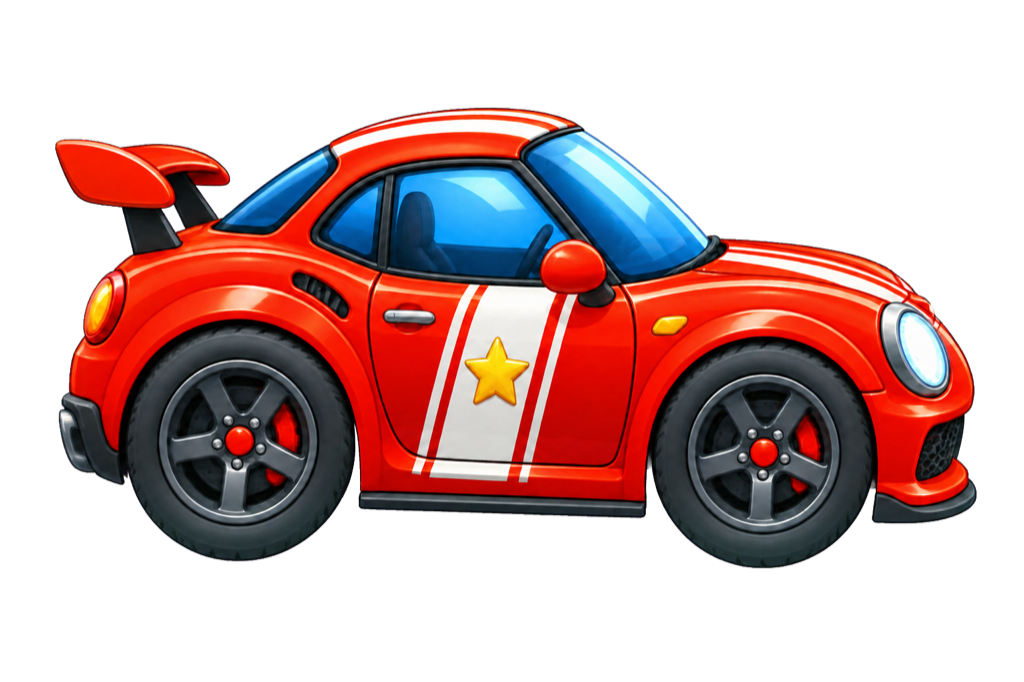
#> input picture asset-backups/cloudbase-images/games/traffic-escape/vehicle-target.png, 1024 x 682 px
$ python create-traffic-vehicle-atlas.py
#> lines starting #> are read from the running program, lines starting #| are printed output that depends on the picture
#> in main, `atlas = Image.new( "RGBA", (TILE_WIDTH * 3, TWO_CELL_HEIGHT + THREE_CE..`: atlas: PIL image 3072x853 RGBA; every value is 0
from pathlib import Path

from PIL import Image


ROOT = Path(__file__).resolve().parents[1]
ASSET_DIR = ROOT / "asset-backups/cloudbase-images/games/traffic-escape"
OUTPUT = ASSET_DIR / "vehicle-atlas.png"
TILE_WIDTH = 1024
TWO_CELL_HEIGHT = 512
THREE_CELL_HEIGHT = 341
PADDING = 20
ROWS = (
    (("vehicle-target.png", "vehicle-compact-van.png", "vehicle-city-taxi.png"), TWO_CELL_HEIGHT),
    (("vehicle-city-bus.png", "vehicle-box-truck.png", "vehicle-stretch-sedan.png"), THREE_CELL_HEIGHT),
)


def trim_transparent_bounds(path: Path) -> Image.Image:
    image = Image.open(path).convert("RGBA")
#> image is the input picture: PIL image 1024x682 RGBA; mean R, G, B, A 60.2, 31, 30.1, 111
    bounds = image.getchannel("A").getbbox()
#> bounds = (54, 106, 977, 569)
    if bounds is None:
        raise ValueError(f"{path} has no visible pixels")
    return image.crop(bounds)
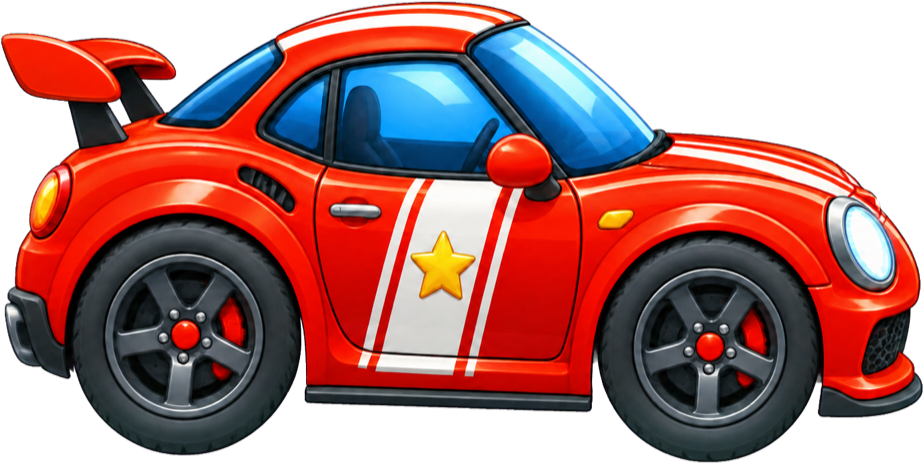
#> returned value: PIL image 923x463 RGBA; mean R, G, B, A 98.4, 50.7, 49.2, 181.5; transparent parts drawn white


def place_vehicle(
    atlas: Image.Image,
    filename: str,
    x: int,
    y: int,
    width: int,
    height: int,
    stretch_to_width: bool = False,
) -> None:
    vehicle = trim_transparent_bounds(ASSET_DIR / filename)
    vehicle.thumbnail((width - PADDING * 2, height - PADDING * 2), Image.Resampling.LANCZOS)
    if stretch_to_width:
        vehicle = vehicle.resize((width - PADDING * 2, vehicle.height), Image.Resampling.LANCZOS)
    left = x + (width - vehicle.width) // 2
#> left = 50
    top = y + (height - vehicle.height) // 2
#> top = 24
    atlas.alpha_composite(vehicle, (left, top))
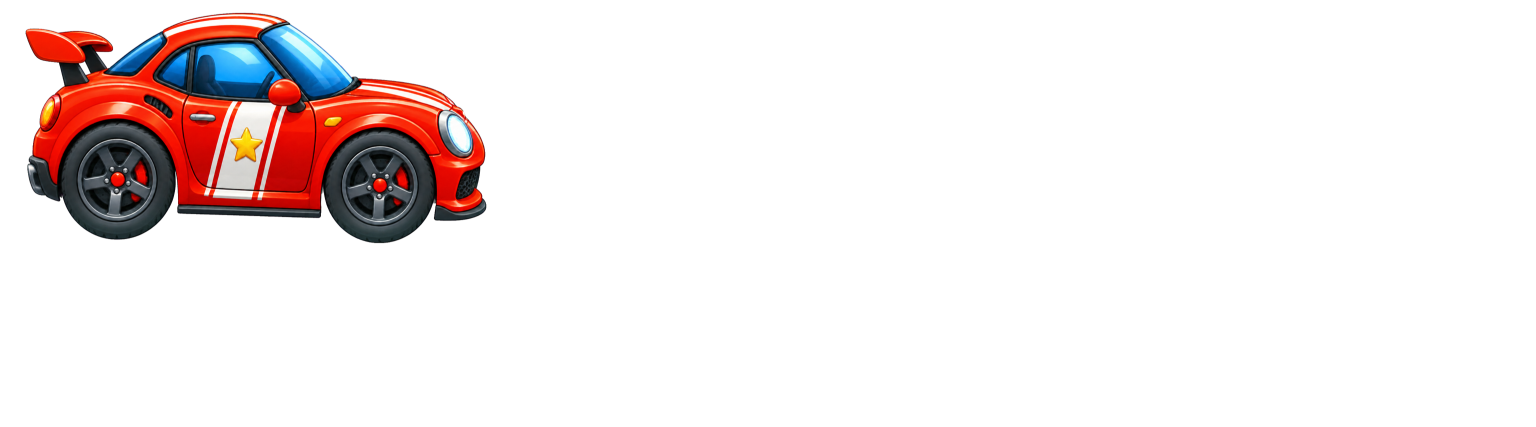
#> atlas: PIL image 3072x853 RGBA (shown at 1/2 size); mean R, G, B, A 16.1, 8.3, 8, 29.6; transparent parts drawn white


def main() -> None:
    atlas = Image.new(
        "RGBA",
        (TILE_WIDTH * 3, TWO_CELL_HEIGHT + THREE_CELL_HEIGHT),
        (0, 0, 0, 0),
    )
    top = 0
    for filenames, height in ROWS:
        for column, filename in enumerate(filenames):
            place_vehicle(
                atlas,
                filename,
                column * TILE_WIDTH,
                top,
                TILE_WIDTH,
                height,
                stretch_to_width=height == THREE_CELL_HEIGHT,
            )
        top += height
#> top = 512
#> pass 2 of the loop in main, `for filenames, height in ROWS:`:
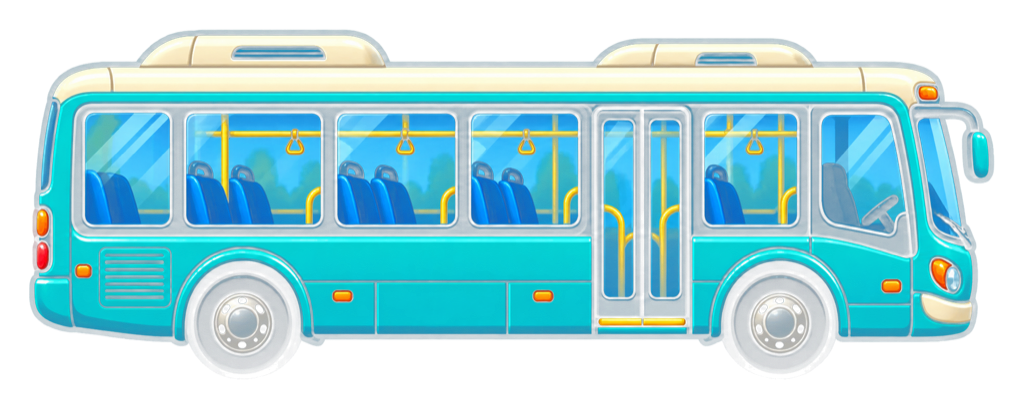
#> input picture asset-backups/cloudbase-images/games/traffic-escape/vehicle-city-bus.png, 1024 x 409 px
#> in trim_transparent_bounds, image is the input picture: PIL image 1024x409 RGBA; mean R, G, B, A 39.6, 100.3, 110.4, 124.7
#> bounds = (29, 28, 995, 380)
#> in place_vehicle (call 4), `vehicle = vehicle.resize((width - PADDING * 2, vehicle.height), Image...`:
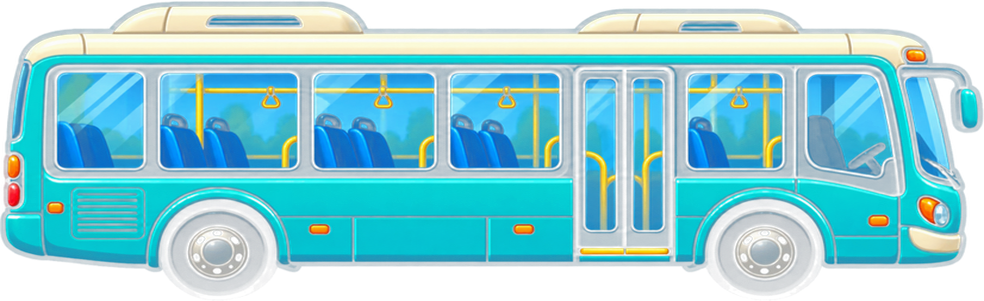
#> vehicle: PIL image 984x301 RGBA; mean R, G, B, A 48.7, 123.2, 135.6, 153.5; transparent parts drawn white
#> in place_vehicle (call 4), `top = y + (height - vehicle.height) // 2`: top = 532
#> in place_vehicle (call 4), `atlas.alpha_composite(vehicle, (left, top))`:
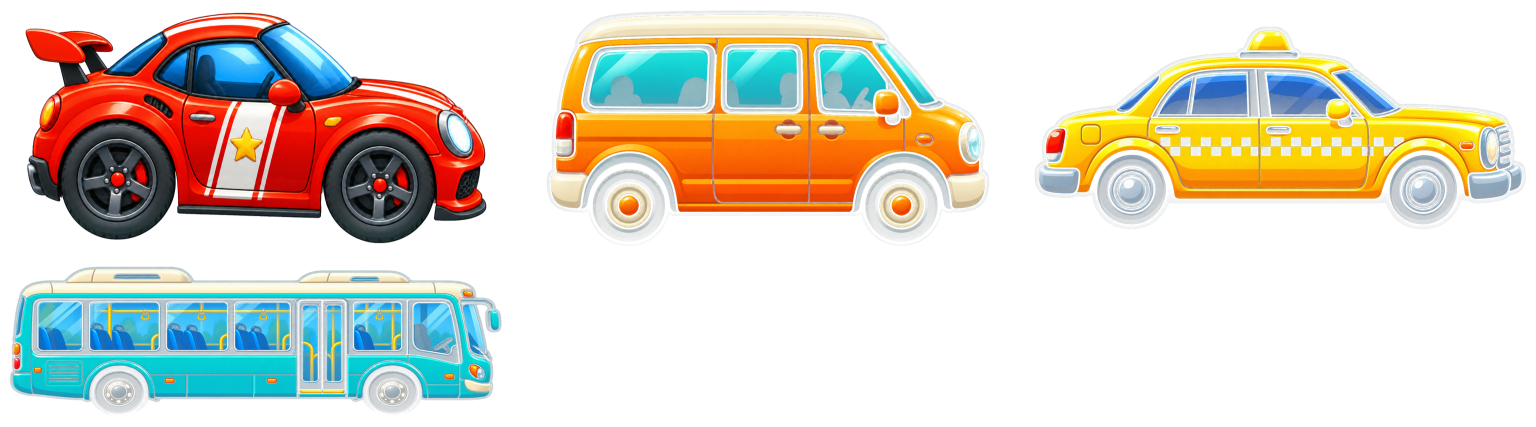
#> atlas: PIL image 3072x853 RGBA (shown at 1/2 size); mean R, G, B, A 53.8, 50.9, 39.4, 85.7; transparent parts drawn white
    atlas.save(OUTPUT, optimize=True)


if __name__ == "__main__":
#> (the run stopped early here; a loop or call above may not have finished)
